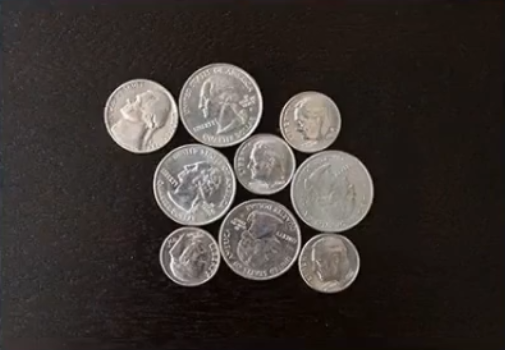
#> input picture data/12.png, 505 x 350 px, found by its file name
$ jupyter execute '圆检测.ipynb'
#> lines starting #> are read from the running program, lines starting #| are printed output that depends on the picture; after the words box and inside, x2 and y2 are one past the last pixel; in counts of white or black regions, pixels touching at a corner belong together
#> further down, src is the input picture: shape (350, 505, 3); mean B, G, R 49.9, 53.2, 59.8
[cell 1]
import cv2 as cv
import numpy as np


def detect_circles_demo(image):
    dst = cv.pyrMeanShiftFiltering(image, 10, 100)
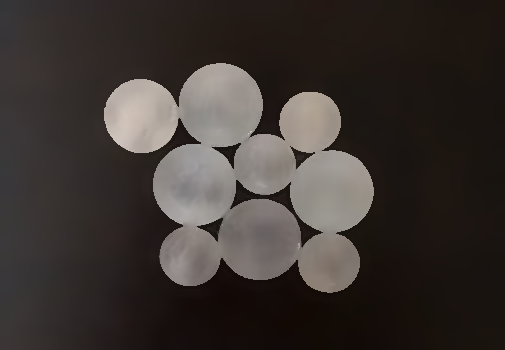
#> dst: shape (350, 505, 3); mean B, G, R 49.7, 53, 59.7
    cimage = cv.cvtColor(dst, cv.COLOR_BGR2GRAY)
    circles = cv.HoughCircles(cimage, cv.HOUGH_GRADIENT, 1, 20, param1=50,
                              param2=30, minRadius=0, maxRadius=0)
#> circles = [[261.5, 232.5, 47.1], [191.5, 186.5, 38.3], [189.5, 259.5, 32.9], [141.5, 119.5, 34.2]]
    circles = np.uint16(np.around(circles))
#> circles = [[262, 232, 47], [192, 186, 38], [190, 260, 33], [142, 120, 34]]
    for i in circles[0, :]:
        cv.circle(image, (i[0], i[1]), i[2], (0, 0, 255), 2)
        cv.circle(image, (i[0], i[1]), 2, (255, 0, 0), 2)
#> this loop made 4 passes
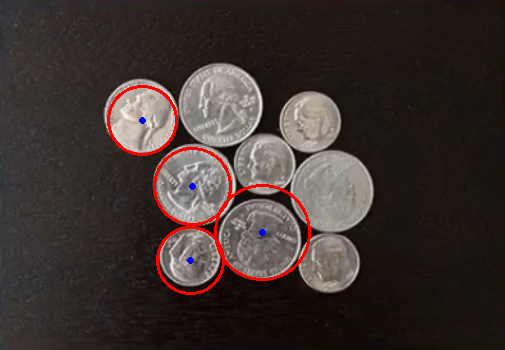
#> image: shape (350, 505, 3); 1.65% of pixels changed, all inside (x1, y1, x2, y2) = (107, 85, 311, 295)
    cv.imshow('circles', image)


src = cv.imread('../../data/12.png')  # blue, green, red
cv.namedWindow('input image', cv.WINDOW_AUTOSIZE)
cv.imshow('input image', src)
detect_circles_demo(src)
cv.waitKey(0)

cv.destroyAllWindows()

$ run again, with data/0.png copied over data/12.png
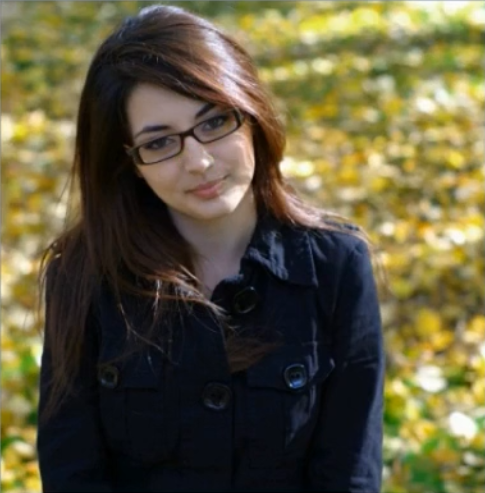
#> input picture data/0.png, 485 x 493 px, found by its file name
#> src is the input picture: shape (493, 485, 3); mean B, G, R 62.2, 90.8, 97.5
#> in detect_circles_demo, `cimage = cv.cvtColor(dst, cv.COLOR_BGR2GRAY)`:
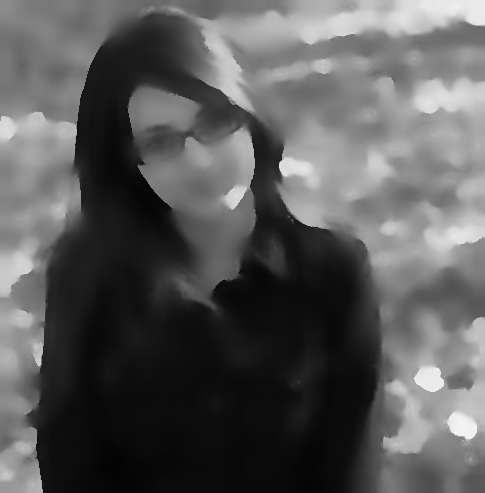
#> cimage: shape (493, 485); min 3, max 244, mean 89.1
#> in detect_circles_demo, `circles = cv.HoughCircles(cimage, cv.HOUGH_GRADIENT, 1, 20, param1=50,..`: circles = 43 rows, first 8: [102.5, 340.5, 278.5], [165.5, 334.5, 217.3], [339.5, 181.5, 113], [357.5, 109.5, 123.5], [199.5, 158.5, 55.8], [357.5, 152.5, 118.7], [351.5, 130.5, 102.3], [163.5, 84.5, 73.2]
#> in detect_circles_demo, `circles = np.uint16(np.around(circles))`: circles = 43 rows, first 8: [102, 340, 278], [166, 334, 217], [340, 182, 113], [358, 110, 124], [200, 158, 56], [358, 152, 119], [352, 130, 102], [164, 84, 73]
#> the loop in detect_circles_demo, `for i in circles[0, :]:` made 43 passes
#> after the loop in detect_circles_demo, `for i in circles[0, :]:`:
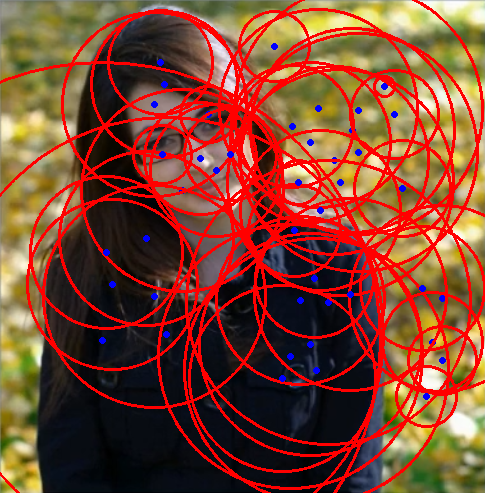
#> image: shape (493, 485, 3); mean B, G, R 48.3, 69.5, 127.4

$ run again, with data/10.png copied over data/12.png
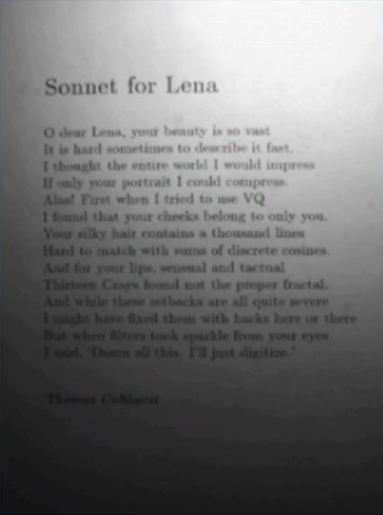
#> input picture data/10.png, 383 x 515 px, found by its file name
#> src is the input picture: shape (515, 383, 3); mean B, G, R 114.9, 114.7, 114.7
#> in detect_circles_demo, `dst = cv.pyrMeanShiftFiltering(image, 10, 100)`:
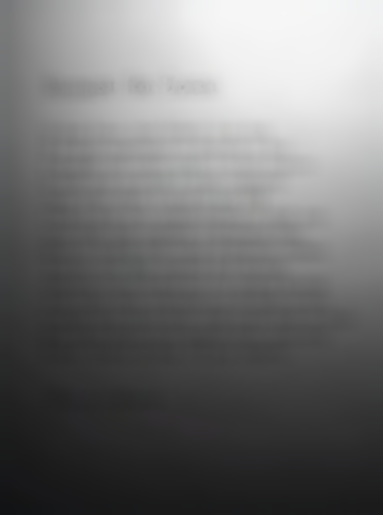
#> dst: shape (515, 383, 3); mean B, G, R 115, 114.9, 114.9
#> circles = None

$ run again, with data/11.png copied over data/12.png
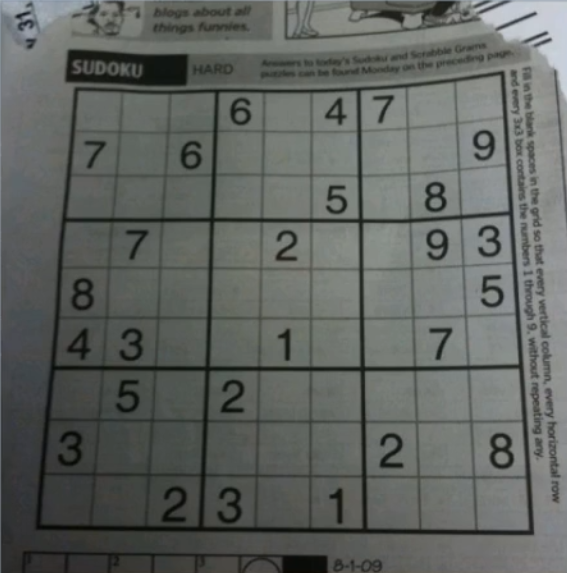
#> input picture data/11.png, 567 x 573 px, found by its file name
#> src is the input picture: shape (573, 567, 3); mean B, G, R 96.4, 100, 96.2
#> in detect_circles_demo, `dst = cv.pyrMeanShiftFiltering(image, 10, 100)`:
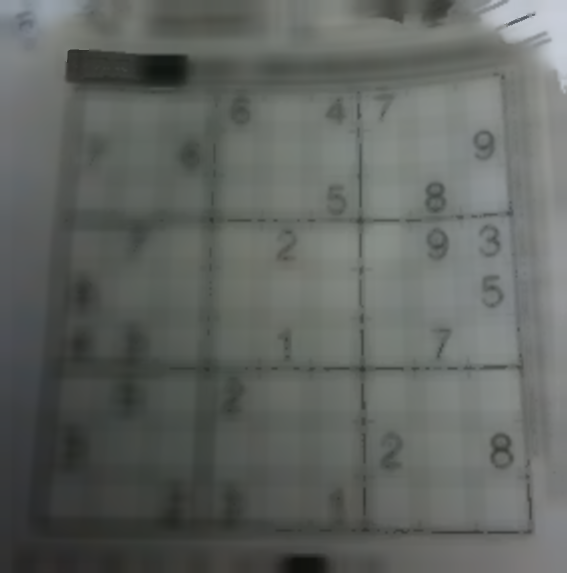
#> dst: shape (573, 567, 3); mean B, G, R 97.2, 100.8, 97.1
#> in detect_circles_demo, `circles = cv.HoughCircles(cimage, cv.HOUGH_GRADIENT, 1, 20, param1=50,..`: circles = [[392.5, 147.5, 73.8], [306.5, 277.5, 98.2], [417.5, 299.5, 84.6], [434.5, 191.5, 9.6], [414.5, 165.5, 53.8], [395.5, 240.5, 36.9], [476.5, 258.5, 34.7], [491.5, 295.5, 11.8], [484.5, 196.5, 41.9], [451.5, 394.5, 67.1], [382.5, 308.5, 60.9], [483.5, 140.5, 10.6]]
#> in detect_circles_demo, `circles = np.uint16(np.around(circles))`: circles = [[392, 148, 74], [306, 278, 98], [418, 300, 85], [434, 192, 10], [414, 166, 54], [396, 240, 37], [476, 258, 35], [492, 296, 12], [484, 196, 42], [452, 394, 67], [382, 308, 61], [484, 140, 11]]
#> the loop in detect_circles_demo, `for i in circles[0, :]:` made 12 passes
#> after the loop in detect_circles_demo, `for i in circles[0, :]:`:
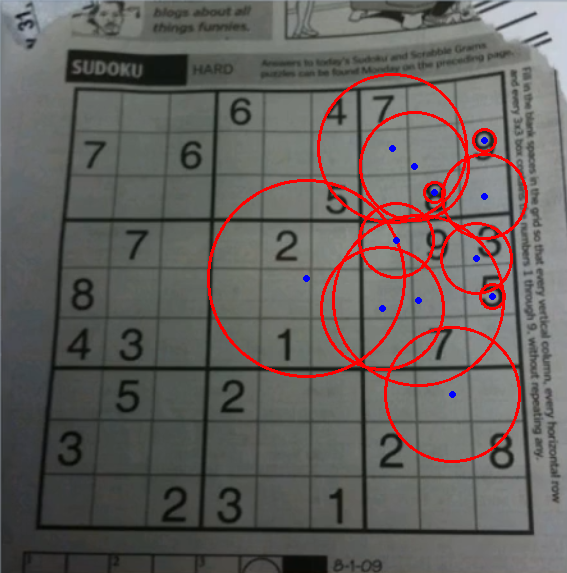
#> image: shape (573, 567, 3); 3.34% of pixels changed, all inside (x1, y1, x2, y2) = (207, 73, 528, 463)
